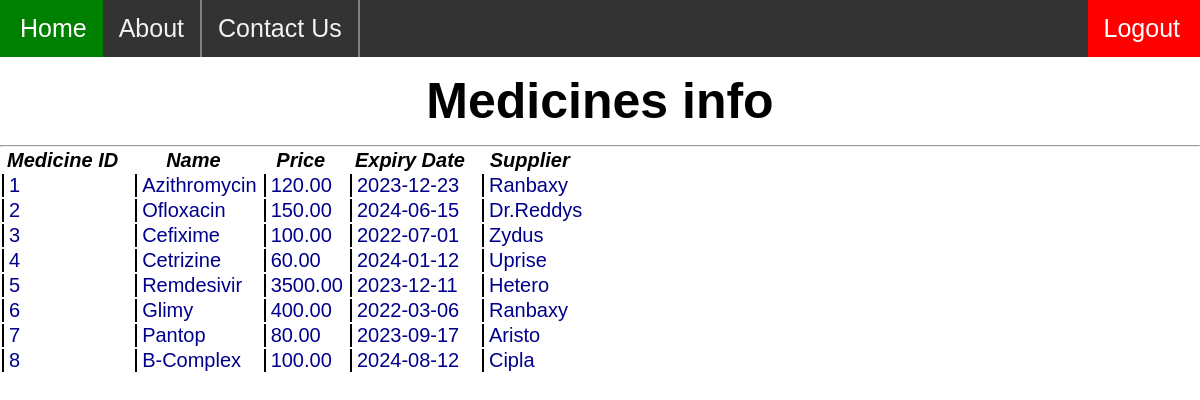
The page /php_scripts/medicines/view_medicines.php (signed in) on the database its author committed.
### tables this page shows
CREATE TABLE `Medicines` (
  `Medicine_ID` int(11) NOT NULL,
  `Name` varchar(25) DEFAULT NULL,
  `Price` float(6,2) DEFAULT NULL,
  `Expiry_Date` date DEFAULT NULL,
  `Supplier` varchar(30) DEFAULT NULL,
  PRIMARY KEY (`Medicine_ID`)
);

### php_scripts/medicines/view_medicines.php (the view, shortened to what this page needs)
<!DOCTYPE html>
<html>
<head>
	<link rel="stylesheet" href="../styles/view_emp.css">
</head>
<body>
<?php include "../include/header.php" ?>
        <?php $conn = mysqli_connect("localhost","root","password","Hospital");
        $command = "SELECT * FROM Medicines";
        $ans = $conn->query($command);
        if(mysqli_num_rows($ans) > 0)
        {
            echo "<h2 id='main_heading'>Medicines info</h2>";
            echo "<table>";
            echo "<tr>";
            echo "<th><em class='header_row'> Medicine ID </em></th>";
            echo "<th><em class='header_row'>Name</em></th>";
            echo "<th><em class='header_row'>Price</em></th>";
            echo "<th><em class='header_row'>Expiry Date</em></th>";
            echo "<th><em class='header_row'>Supplier</em></th>";
            echo "</tr>";
            echo "<hr>";
            while($table_row = mysqli_fetch_array($ans))
            {
                echo "<tr>";
                echo "<td class='other_row'>" .$table_row['Medicine_ID']. "</td>";
                echo "<td class='other_row'>" .$table_row['Name']. "</td>";
                echo "<td class='other_row'>" .$table_row['Price']. "</td>";
                echo "<td class='other_row'>" .$table_row['Expiry_Date']. "</td>";
                echo "<td class='other_row'>" .$table_row['Supplier']. "</td>";
                echo "</tr>";
            }
            echo "</table>";
        }
        else
        {
            echo "<h2>Sorry no Medicine here</h2>";
        }?>
</body>
</html>

### php_scripts/styles/view_emp.css (style rules this page uses)
* { margin: 0; padding: 0; font-family: sans-serif; }
#main_heading { color: black; margin: 15px 0; font-size: 50px; text-align: center; }
.header_row { color: black; font-size: larger; text-decoration: none; margin-right: 10px; padding: 0 5px; font-size: 20px; }
.other_row { color: darkblue; border-left: 2px solid black; margin-right: 10px; padding: 0 5px; font-size: 20px; }

### rows shown on the page
medicines: Medicine_ID "1", Name "Azithromycin", Price "120.00", Expiry_Date "2023-12-23", Supplier "Ranbaxy"
medicines: Medicine_ID "2", Name "Ofloxacin", Price "150.00", Expiry_Date "2024-06-15", Supplier "Dr.Reddys"
medicines: Medicine_ID "3", Name "Cefixime", Price "100.00", Expiry_Date "2022-07-01", Supplier "Zydus"
medicines: Medicine_ID "4", Name "Cetrizine", Price "60.00", Expiry_Date "2024-01-12", Supplier "Uprise"
medicines: Medicine_ID "5", Name "Remdesivir", Price "3500.00", Expiry_Date "2023-12-11", Supplier "Hetero"
medicines: Medicine_ID "6", Name "Glimy", Price "400.00", Expiry_Date "2022-03-06", Supplier "Ranbaxy"
medicines: Medicine_ID "7", Name "Pantop", Price "80.00", Expiry_Date "2023-09-17", Supplier "Aristo"
medicines: Medicine_ID "8", Name "B-Complex", Price "100.00", Expiry_Date "2024-08-12", Supplier "Cipla"
